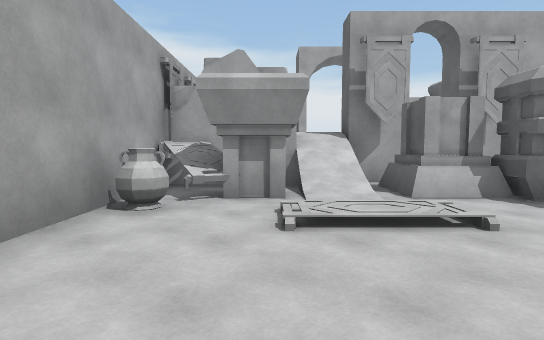
View 1 (above)

18 first-person views from a walk through a 3-D level made in the Unity game engine. The camera is 1.4 m above the floor, tilts 4° down and sees 80° across. The floor is counted in squares, 2 m on a side. Each view is taken from the middle of a square. On the plan, view 1 faces up. The plan holds only what a view shows up to about 10 squares ahead; the rest is blank. The place goes on beyond the plan.

View 2
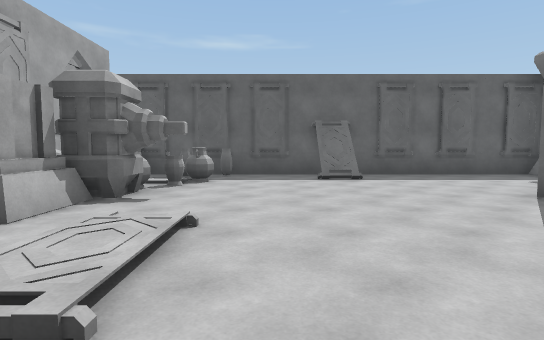

View 3
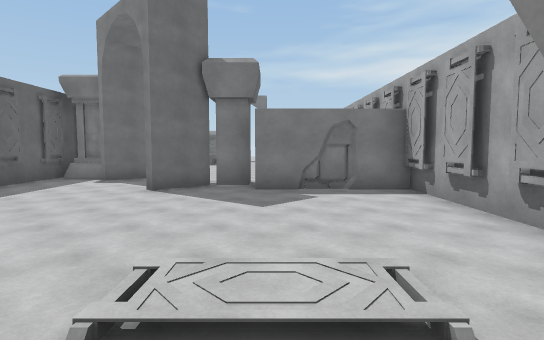

View 4
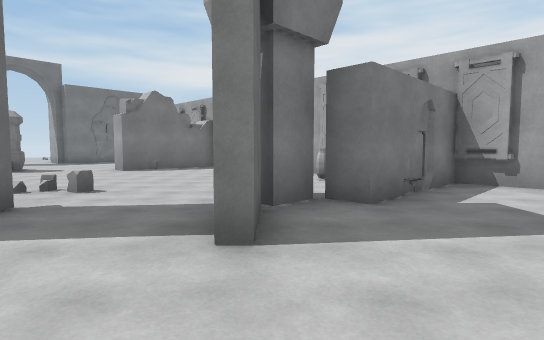

View 5
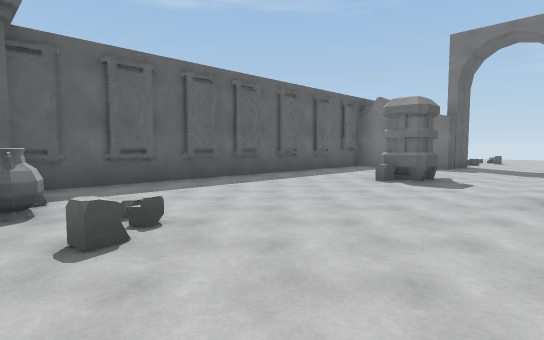

View 6
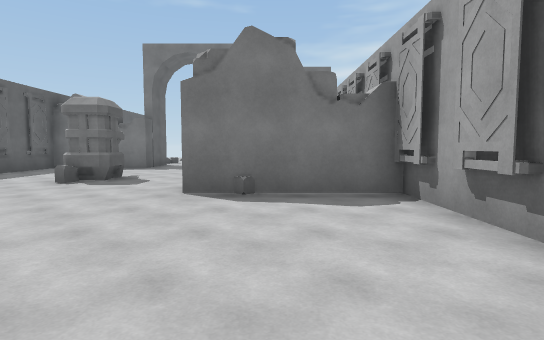

View 7
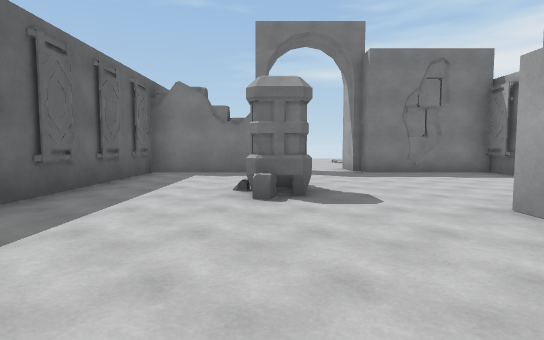

View 8
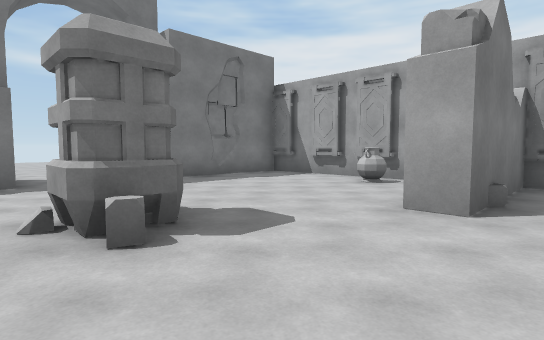

View 9
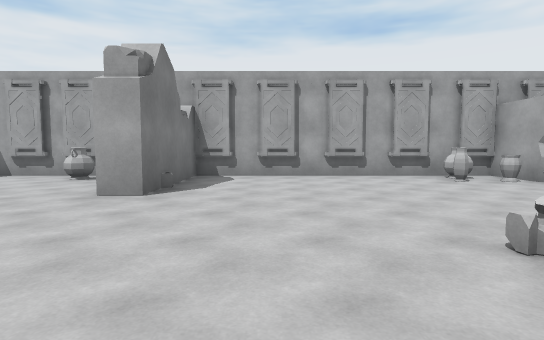

View 10
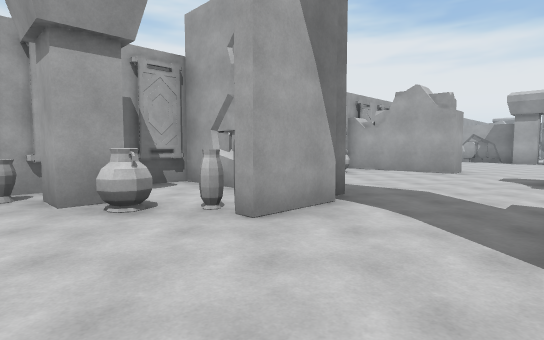

View 11
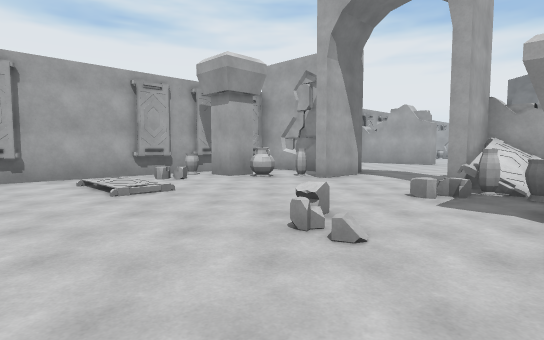

View 12
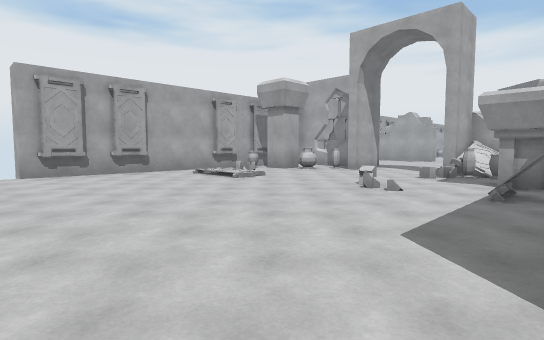

View 13
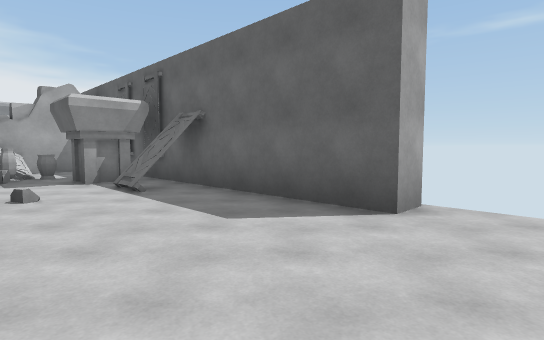

View 14
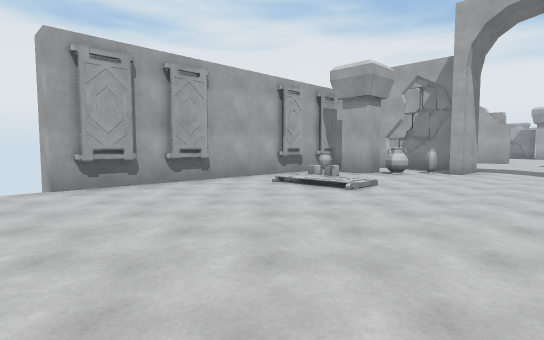

View 15
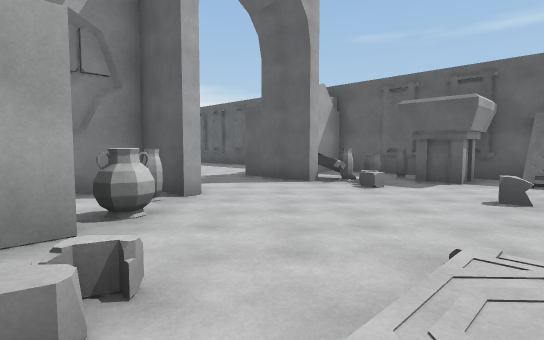

View 16
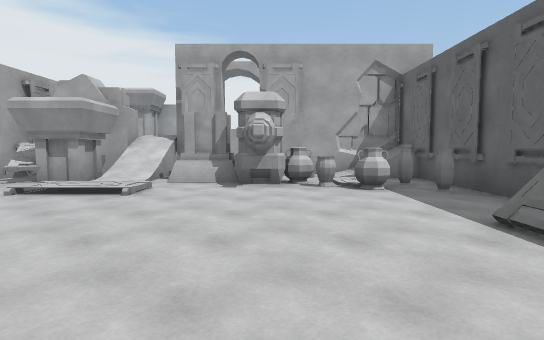

View 17
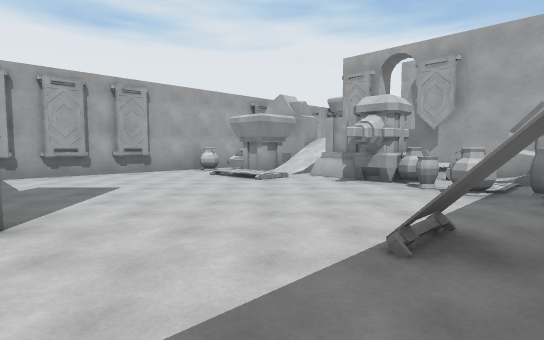

View 18
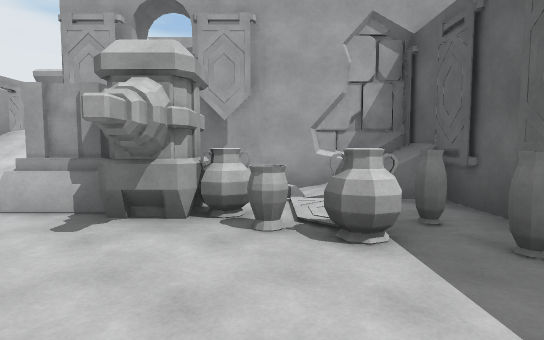

### Floor plan
Points are (right, up) in squares from view 1. A wall is a line through its corners. A room is listed if a view was taken in it or the views show most of it. See-through windows are left out.
Room 1 (views 1, 2, 3, 4, 5, 6, 7, 8, 9, 16, 17, 18)
walls: (4.7, -4.5) (5.5, -3.7); (2.5, -2.7) (3.5, -1.6); (-0.1, -2.1) (0.3, -1.8); (-0.8, -2.1) (0.2, -2.1); (-2, -6.5) (-2, -7.5); (-2, -3.5) (-2, -4.6); (-2, -1.9) (1.4, -1.9) (1.4, -2.5); (-2, -9.9) (1.4, -9.9) (1.4, -10.5) (-0.8, -10.5); (-2, -11.9) (-2, -12.5); (0.5, 6) (-2, 6); (-0.5, -15.8) (0, -16); (1.6, -16.4) (1.6, -17.6); (-2, -15.9) (1.4, -15.9) (1.4, -16.5); (6.5, 6.5) (1.5, 6.5); (-2, 6.5) (-2, 0.4); (4.2, -18) (4.2, -15.9) (7.3, -15.9) (7.3, 2.5)
ways out: opening at (2.5, -16.5) to room 2; opening at (1, 6)
objects: flag (-2, -15); flag (-2, -14); flag (-2, -13); flag (-2, -9); flag (-2, -8); flag (-2, -6); flag (-2, -5); flag (-2, -1); flag (-2, 0); other object (-2, 4); other object (-1, -12); other object (-1, -4); other object (-1, -3); flag (-1, 4) to (0, 5); pillar (2, -3); other object (2, 5) to (3, 6); other object (3, -6); hammer (3, 5) to (4, 5); hammer (4, -13) to (4, -12); other object (4, -11); other object (4, 6); other object (5, -5); other object (5, 4); other object (5, 5); other object (6, -5) to (7, -5); other object (6, 4); flag (7, -15); flag (7, -14); flag (7, -12); flag (7, -10); flag (7, -9); flag (7, -8); flag (7, -6); flag (7, -4); flag (7, -3); flag (7, -1); flag (7, 0); flag (7, 2); other object (7, 3); flag (7, 4); flag (7, 5)
Room 2 (views 10, 11, 12, 13, 14, 15)
walls: (-2, -20.5) (-2, -25.9); (1.3, -16.5) (-2, -16.5) (-2, -18.6); (8, -25.6) (7.3, -25.6) (7.3, -16.5) (4.5, -16.5) (4.5, -18); (-0.4, -16.4) (-0.9, -16.5)
ways out: opening at (2.5, -16.5) to room 1
objects: flag (-2, -20); flag (-2, -19); pillar (-1, -19) to (0, -18); other object (1, -18); other object (4, -21); other object (4, -18); flag (5, -18); other object (6, -20); other object (6, -19); flag (7, -22) to (7, -21); flag (7, -20); flag (7, -18)

Where each view was taken, in squares from view 1:
view 1: 0 up, 0 right, facing up
view 2: 2 up, 1 left, facing right
view 3: 5 up, 1 right, facing down
view 4: 0 up, 5 right, facing down-left
view 5: 5 down, 1 right, facing down-right
view 6: 5 down, 0 right, facing down
view 7: 7 down, 4 right, facing down
view 8: 9 down, 5 right, facing down-left
view 9: 8 down, 6 right, facing left
view 10: 20 down, 4 right, facing up-left
view 11: 24 down, 6 right, facing up-left
view 12: 27 down, 7 right, facing up-left
view 13: 27 down, 4 right, facing up-right
view 14: 27 down, 4 right, facing up-left
view 15: 22 down, 1 left, facing up-right
view 16: 2 down, 4 right, facing up
view 17: 2 down, 7 right, facing up-left
view 18: 1 up, 5 right, facing up
